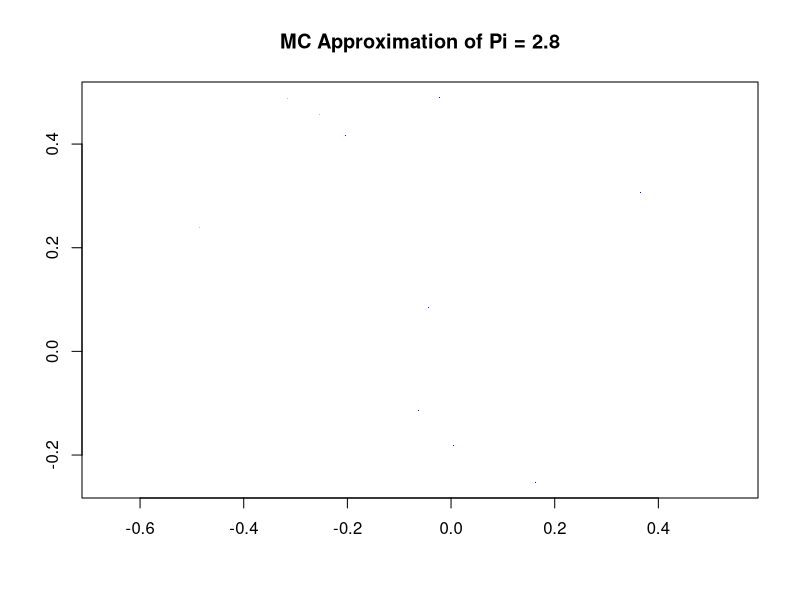

Reproduce this figure in R.
## ---- chunk 1
knitr::opts_chunk$set(echo=FALSE, warning=FALSE, message=FALSE)
## ---- chunk 2
rm( list = ls())  # Clear environment
## ---- chunk 3
x <- seq(-5,3, 0.01)
## ---- chunk 4

## ---- chunk 5

## ---- chunk 6

## ---- chunk 7

## ---- chunk 8
runs <- 10
#runif samples from a uniform distribution
xs <- runif(runs,min=-0.5,max=0.5)
ys <- runif(runs,min=-0.5,max=0.5)

in.circle <- xs^2 + ys^2 <= 0.5^2
mc.pi <- (sum(in.circle)/runs)*4

plot(xs,ys,pch='.',col=ifelse(in.circle,"blue","grey")
     ,xlab='',ylab='',asp=1,
     main=paste("MC Approximation of Pi =",mc.pi))
